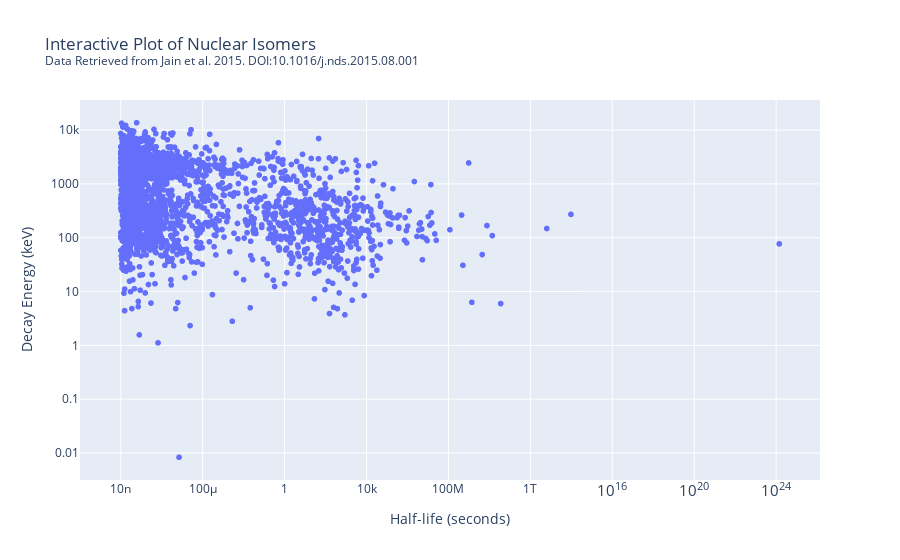

Here is the notebook cell this chart was saved with:
### Code cell
fig = px.scatter(df, x = "Half-life (seconds)", y = "Decay Energy (keV)", 
    hover_name = "Isotope", log_x = True, log_y = True, 
    title=('Interactive Plot of Nuclear Isomers<br>' +
    '<sup>Data Retrieved from Jain et al. 2015. ' + 
    '<a href="https://doi.org/10.1016/j.nds.2015.08.001">' + 
    'DOI:10.1016/j.nds.2015.08.001</a></sup>'))
fig

### Figure 1 — Plotly figure (JSON) as saved in the notebook; plotly's stock layout.template omitted (floating-point values rounded to 4 significant figures; data arrays with more than 128 entries replaced by an {"elided": "..."} marker saying what was removed)
{"data": [{"hovertemplate": "<b>%{hovertext}</b><br><br>Half-life (seconds)=%{x}<br>Decay Energy (keV)=%{y}<extra></extra>", "hovertext": {"elided": "2140 str values"}, "legendgroup": "", "marker": {"color": "#636efa", "symbol": "circle"}, "mode": "markers", "name": "", "showlegend": false, "type": "scattergl", "x": {"elided": "2140 float values"}, "xaxis": "x", "y": {"elided": "2140 float values"}, "yaxis": "y"}], "layout": {"legend": {"tracegroupgap": 0}, "title": {"text": "Interactive Plot of Nuclear Isomers<br><sup>Data Retrieved from Jain et al. 2015. <a href=\"https://doi.org/10.1016/j.nds.2015.08.001\">DOI:10.1016/j.nds.2015.08.001</a></sup>"}, "xaxis": {"anchor": "y", "domain": [0, 1], "title": {"text": "Half-life (seconds)"}, "type": "log"}, "yaxis": {"anchor": "x", "domain": [0, 1], "title": {"text": "Decay Energy (keV)"}, "type": "log"}}}
